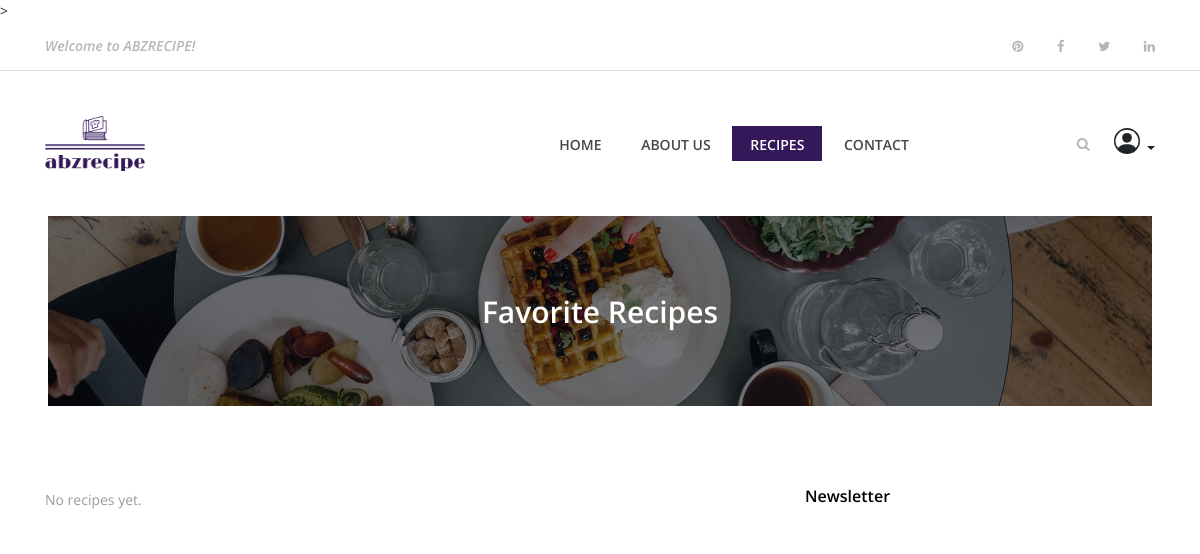
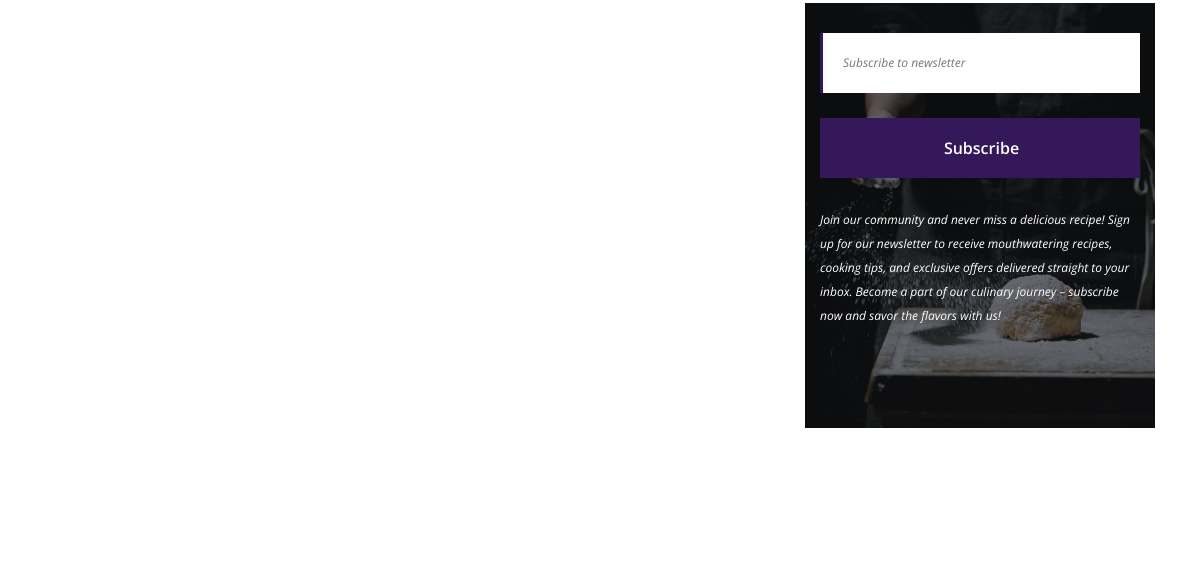
The app's page /recipes/favorites (signed in, upper part), older data (2 pictures, top to bottom).
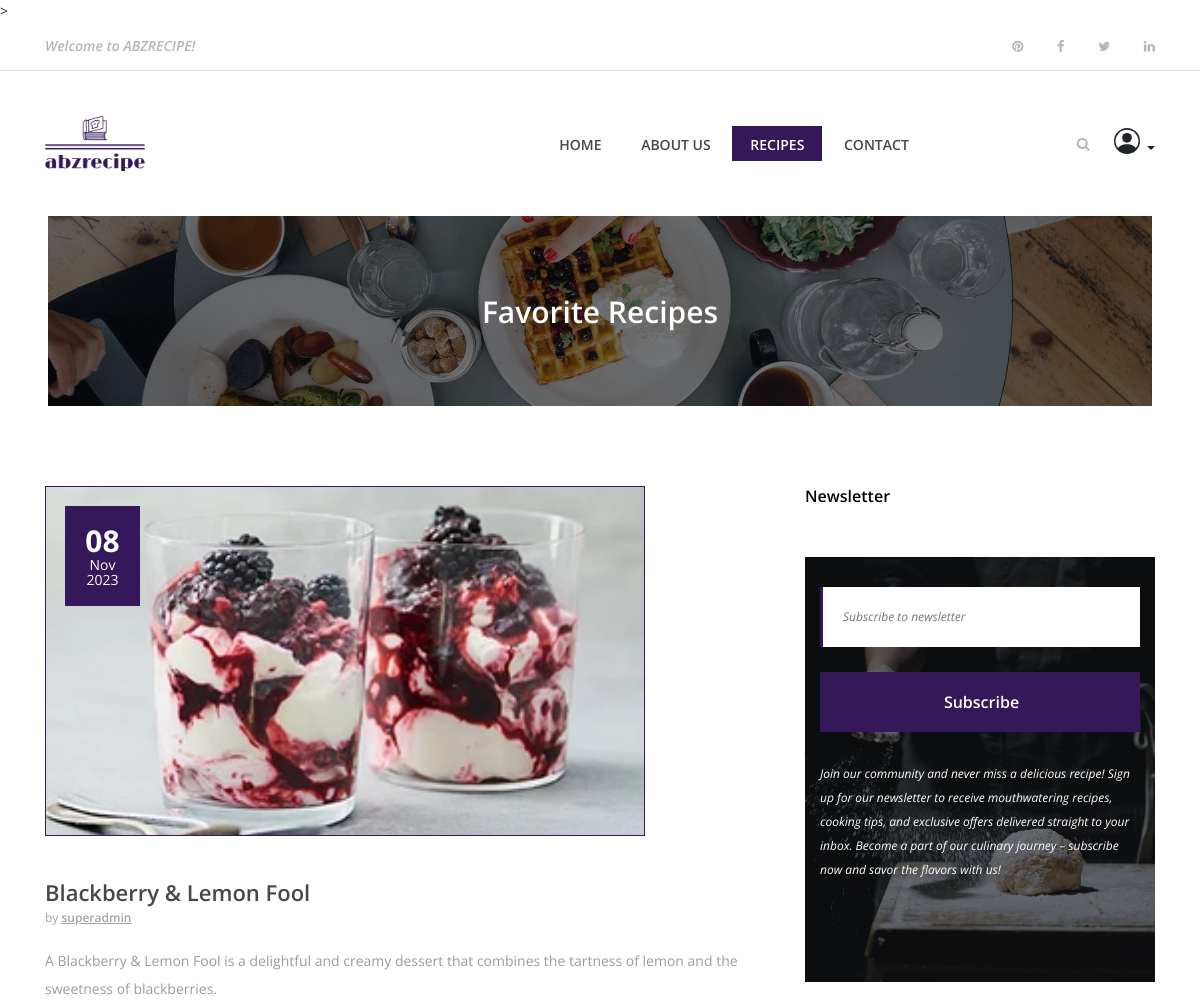
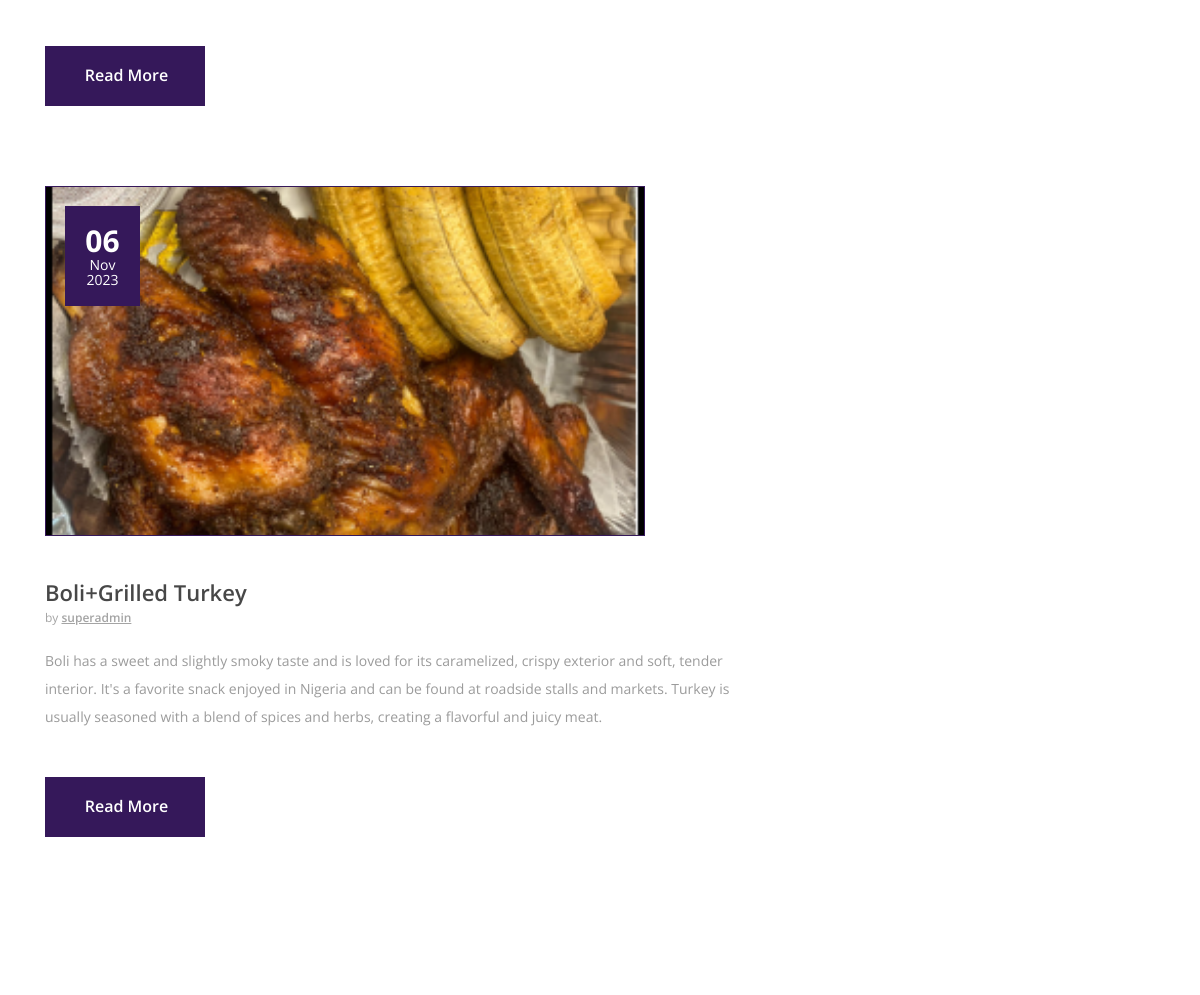
The same page, newer data (2 pictures, top to bottom).
### recipe/models.py (models this page shows, shortened)
class FavoriteRecipe(models.Model):
    recipe = models.ForeignKey(Recipe, on_delete=models.CASCADE)
    user = models.ForeignKey(User, on_delete=models.CASCADE)

class Recipe(models.Model):
    title = models.TextField(max_length=100, blank=True)
    description = models.TextField(max_length=500, blank=True)
    created_by = models.ForeignKey(User,  on_delete=models.SET_NULL, null=True)
    image = models.ImageField(upload_to='media/recipe_images/')
    created_at = models.DateTimeField(auto_now_add=True)
    special = models.BooleanField(default=False);

### recipe/views.py (the view)
# urls.py: path('favorites', views.favorite_recipe, name='favorite'),
def favorite_recipe(request):
    if request.method == 'POST':
        pass
    if request.user.is_authenticated:
        all_favorite_recipes = FavoriteRecipe.objects.filter(user=request.user)
        paginator = Paginator(all_favorite_recipes, 8)
        page = request.GET.get('page')
        try:
            favorite_recipes = paginator.page(page)
        except PageNotAnInteger:
            favorite_recipes = paginator.page(1)
        except EmptyPage:
            favorite_recipes = paginator.page(paginator.num_pages)
    else:
        messages.error(request, "Login is required")
        return redirect('login')
    return render(request, 'favorite/favorite.html', {
        'favorite_recipes': favorite_recipes
    })

### recipe/templates/favorite/favorite.html (shortened to what this page needs)
{% extends 'base/base.html'%}
{% load static %}
{% block content %}
<div class="breadcumb-area bg-img bg-overlay" style="background-image: url({% static 'img/bg-img/breadcumb2.jpg' %})">
    <div class="container h-100">
        <div class="row h-100 align-items-center">
            <div class="col-12">
                <div class="breadcumb-text text-center text-capitalize">
                    <h2>Favorite Recipes</h2>
                </div>
            </div>
        </div>
    </div>
</div>
    <div class="blog-area section-padding-80">
        <div class="container">
            <div class="row">
                <div class="col-12 col-lg-8">
                    {% if favorite_recipes|length > 0 %}
                        <div class="blog-posts-area">
                            {% for recipe in favorite_recipes %}
                            <div class="single-blog-area mb-80">
                                <div class="blog-thumbnail">
                                    <img src="{{ recipe.recipe.image.url }}" alt="{{recipe.recipe.title}}" class="recipe-img">
                                    <div class="post-date text-capitalize">
                                        <a href="#">
                                            <span>{{ recipe.recipe.created_at|date:"d" }}</span>{{ recipe.recipe.created_at|date:"b" }}<br>
                                            {{ recipe.recipe.created_at|date:"Y" }}
                                        </a>
                                    </div>
                                </div>
                                <div class="blog-content">
                                    <a href="#" class="post-title">{{ recipe.recipe.title }}</a>
                                    <div class="meta-data">by <a href="#">{{ recipe.recipe.created_by }}</a>
                                    </div>
                                    <p>{{ recipe.recipe.description }}</p>
                                    <a href="{% url 'recipe_detail' recipe_id=recipe.recipe.id %}" class="btn delicious-btn mt-30">Read More</a>
                                </div>
                            </div>
                            {%  endfor  %}
                        </div>
                    {% else %}
                        <p>No recipes yet.</p>
                    {% endif %}
                </div>
                <div class="col-12 col-lg-4">
                    <div class="blog-sidebar-area">
                        <div class="single-widget mb-80">
                            <h6>Newsletter</h6>
                            <div class="newsletter-form bg-img bg-overlay" style="background-image: url(img/bg-img/bg1.jpg);">
                                <form action="#" method="post">
                                    <input type="email" name="email" placeholder="Subscribe to newsletter">
                                    <button type="submit" class="btn delicious-btn w-100">Subscribe</button>
                                </form>
                                <p>Join our community and never miss a delicious recipe! Sign up for our newsletter to receive mouthwatering recipes, cooking tips, and exclusive offers delivered straight to your inbox. Become a part of our culinary journey – subscribe now and savor the flavors with us!</p>
                            </div>
                        </div>
                    </div>
                </div>
            </div>
        </div>
    </div>
{% endblock %}

### templates/base/base.html (shortened to what this page needs)
{% load static %}
<!DOCTYPE html>
<html lang="en">
<head>
    <link rel="stylesheet" href="{% static 'css/bootstrap.min.css' %}">
    <link rel="stylesheet" href="{% static 'css/owl.carousel.min.css' %}">
    <link rel="stylesheet" href="{% static 'css/animate.css' %}">
    <link rel="stylesheet" href="{% static 'css/font-awesome.min.css' %}">
    <link rel="stylesheet" href="{% static 'css/magnific-popup.css' %}">
    <link rel="stylesheet" href="{% static 'css/font-awesome.min.css' %}">
    <link rel="stylesheet" href="{% static 'css/custom-icon.css' %}">
    <link rel="stylesheet" href="{% static 'css/classy-nav.min.css' %}">
    <link rel="stylesheet" href="{% static 'css/nice-select.min.css' %}">
    <link rel="stylesheet" href="{% static 'css/style.css' %}">
</head>
<body>
    <header class="header-area">
        <div class="top-header-area">
            <div class="container h-100">
                <div class="row h-100 align-items-center justify-content-between">
                    <div class="col-12 col-sm-6">
                        <div class="breaking-news">
                            <div id="breakingNewsTicker" class="ticker">
                                <ul>
                                    <li><a href="#">Welcome to ABZRECIPE!</a></li>
                                </ul>
                            </div>
                        </div>
                    </div>
                    <div class="col-12 col-sm-6">
                        <div class="top-social-info text-right">
                            <a href="#"><i class="fa fa-pinterest" aria-hidden="true"></i></a>
                            <a href="#"><i class="fa fa-facebook" aria-hidden="true"></i></a>
                            <a href="#"><i class="fa fa-twitter" aria-hidden="true"></i></a>
                            <a href="#"><i class="fa fa-linkedin" aria-hidden="true"></i></a>
                        </div>
                    </div>
                </div>
            </div>
        </div>
        <div class="delicious-main-menu">
            <div class="classy-nav-container breakpoint-off">
                <div class="container">
                    <nav class="classy-navbar justify-content-between" id="deliciousNav">
                        <a class="nav-brand" href="{% url 'home' %}"><img src="{% static 'img/core-img/logo.png' %}" alt="" width="100"></a>
                        <div class="classy-menu">
                            <div class="classynav">
                                <ul>
                                    <li class="{% if request.path == '/'%} active {% endif %}"><a href="{% url 'home' %}">Home</a></li>
                                    <li  class="{% if request.path == '/about-us/'%} active {% endif %}"><a href="{% url 'about' %}">About Us</a>
                                    </li>
                                    <li class="{% if '/recipes/' in request.path %} active {% endif %}"><a href="{% url 'recipes' %}">Recipes</a></li>
                                    <li class="{% if request.path == '/contact-us/'%} active {% endif %}"><a href="{% url 'contact' %}">Contact</a></li>
                                </ul>
                                <div class="search-btn ">
                                    <i class="fa fa-search" aria-hidden="true"></i>
                                </div>
                                <div class="dropdown ml-4">
                                    <div class="dropdown-toggle" type="button" id="dropdownMenuButton" data-toggle="dropdown" aria-haspopup="true" aria-expanded="false">
                                    </div>
                                </div>
                            </div>
                        </div>
                    </nav>
                </div>
            </div>
        </div>
    </header>
    <main>
        {% block content%}
        {% endblock%}
    </main>
</body>
</html>

### templates/social/social.html (shortened to what this page needs)
{% load static %}

Row changes from the older to the newer data that the page shows:
added FavoriteRecipe: recipe.image (picture), recipe.created_at "08", recipe.created_at "Nov", recipe.created_at "2023", recipe "Blackberry & Lemon Fool", recipe.created_by "superadmin", recipe.description "A Blackberry & Lemon Fool is a delightful and creamy dessert that combines the tartness of lemon and the sweetness of blackberries."
added FavoriteRecipe: recipe.image (picture), recipe.created_at "06", recipe.created_at "Nov", recipe.created_at "2023", recipe "Boli+Grilled Turkey", recipe.created_by "superadmin", recipe.description "Boli has a sweet and slightly smoky taste and is loved for its caramelized, crispy exterior and soft, tender interior. It's a favorite snack enjoyed in Nigeria and can be found at roadside stalls and markets. Turkey is usually seasoned with a blend of spices and herbs, creating a flavorful and juicy meat."
Text that changed along with them:
text no longer shown: "No recipes yet."
